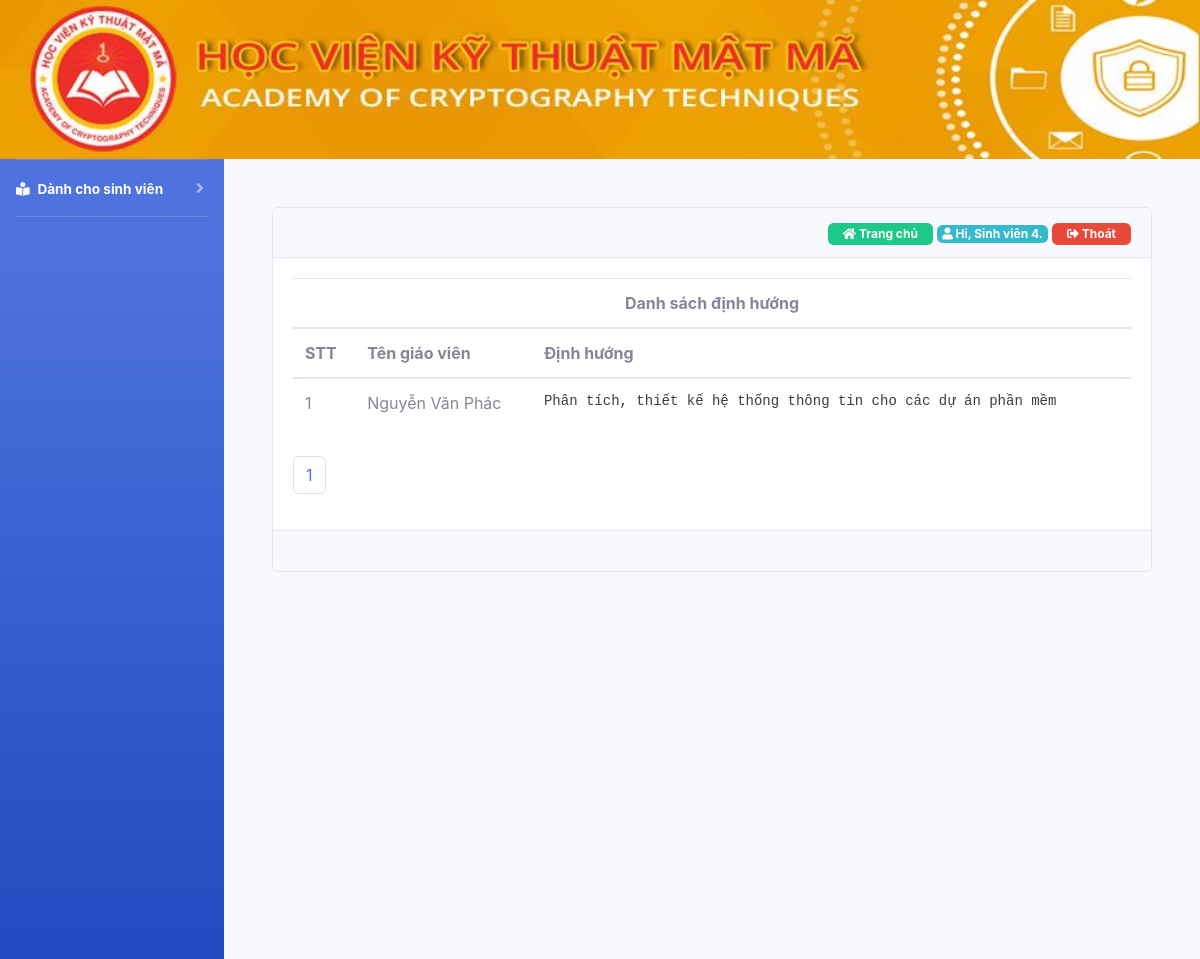
The app's page /danh-sach-dinh-huong.php (signed in), older data.
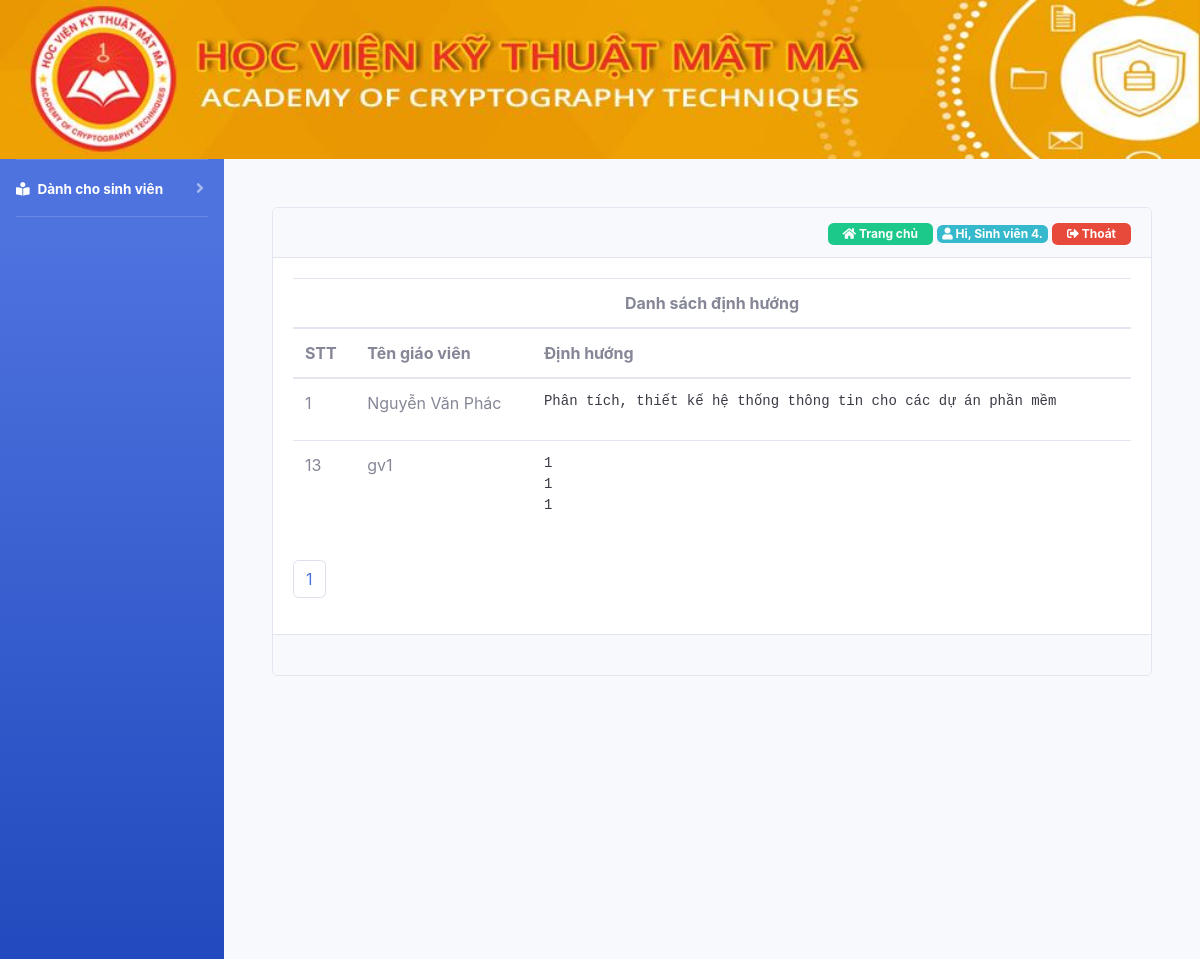
The same page, newer data.
### tables this page shows
CREATE TABLE `dinhhuong` (
  `id` int(11) NOT NULL,
  `tengv` text NOT NULL,
  `dinhhuong1` text NOT NULL
);

### danh-sach-dinh-huong.php (the view, shortened to what this page needs)
<!DOCTYPE html>
<html>
<head>
    <?php require_once('filecss.php') ?>
</head>
<body>
    <div class="container-fluid">
        <?php require_once('logo.php'); ?>
        <div class="main" >
            <div id="wrapper">
                <div class="sidebar ">
                    <?php require_once('menu_left.php'); ?>
                </div>
                <div id="content-wrapper" class="d-flex flex-column p-5">
                    <div class="status">
                        <div class="card">
                            <div class="card-header text-right">
                                <?php require_once('home_page.php') ?>
                            </div>
                            <div class="card-body">
                                <form action="" method="post">
                                    <table class="danhsachdinhhuong table table-hover table-inverse">
                                        <thead>
                                            <tr>
                                                <th colspan="5"><center>Danh sách định hướng</center></th>
                                            </tr>
                                            <tr>
                                                <th>STT</th>
                                                <th>Tên giáo viên</th>
                                                <th>Định hướng </th>
                                            </tr>
                                        </thead>
                                        <tbody>
                                            <?php
                                            include 'lib/connect.php';
                                            $sql_total = "select count(id) as total from dinhhuong";
                                                $data = mysqli_query($con, $sql_total);
                                                $rows = mysqli_fetch_assoc($data);
                                                $total_records = $rows['total'];
                                                $current_page = isset($_GET['page']) ? $_GET['page'] : 1;
                                                $limit = 5;
                                                $total_page = ceil($total_records / $limit);
                                                $start = ($current_page - 1) * $limit;
                                            if ($permission == 'teacher')
                                            {
                                                $sql1 = "select * from dinhhuong where tengv ='$fullname' limit $start,$limit";
                                            }
                                            else $sql1 = "select * from dinhhuong limit $start,$limit";
                                            $check=mysqli_query($con,$sql1);
                                            while ($row1=mysqli_fetch_row($check)) {
                                                ?>
                                                <tr>
                                                    <td><?php echo $row1['0']; ?></td>
                                                    <td><?php echo $row1['1']; ?></td>
                                                    <td><pre ><?php echo $row1['2']; ?></pre></td>
                                                </tr>
                                                <?php
                                            }
                                            ?>
                                        </tbody>
                                    </table>
                                    <nav aria-label="Page navigation example">
                                     <ul class="pagination">
                                        <?php
                                        for ($i = 1; $i <= $total_page; $i++) {
                                            if ($i == $current_page) {
                                                echo '<li class="page-item"><a class="page-link" href="#">'. $i .'</a></li>';
                                            } else {
                                                echo '<li class="page-item"><a class="page-link" href="danh-sach-dinh-huong.php?page=' . $i . '">'. $i .'</a></li>';
                                            }
                                        }
                                        ?>
                                    </ul>
                                    </nav>
                                </form>
                            </div>
                            <div class="card-footer">
                            </div>
                        </div>
                    </div>
                </div>
            </div>
        </div>
    </div>
</body>
</html>

Row changes from the older to the newer data that the page shows:
added dinhhuong: id "13", tengv "gv1", dinhhuong1 "1 1 1"
